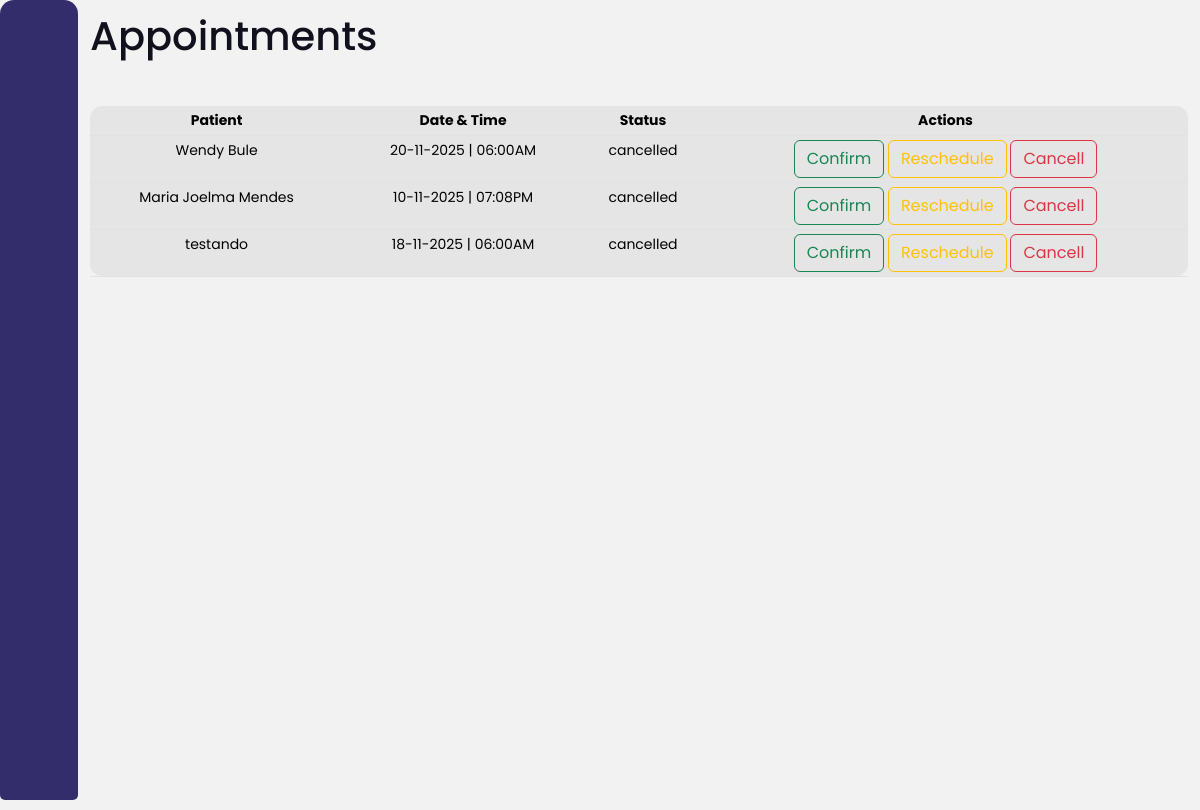
Before: /doctors/appointments (signed in) with the older database file.
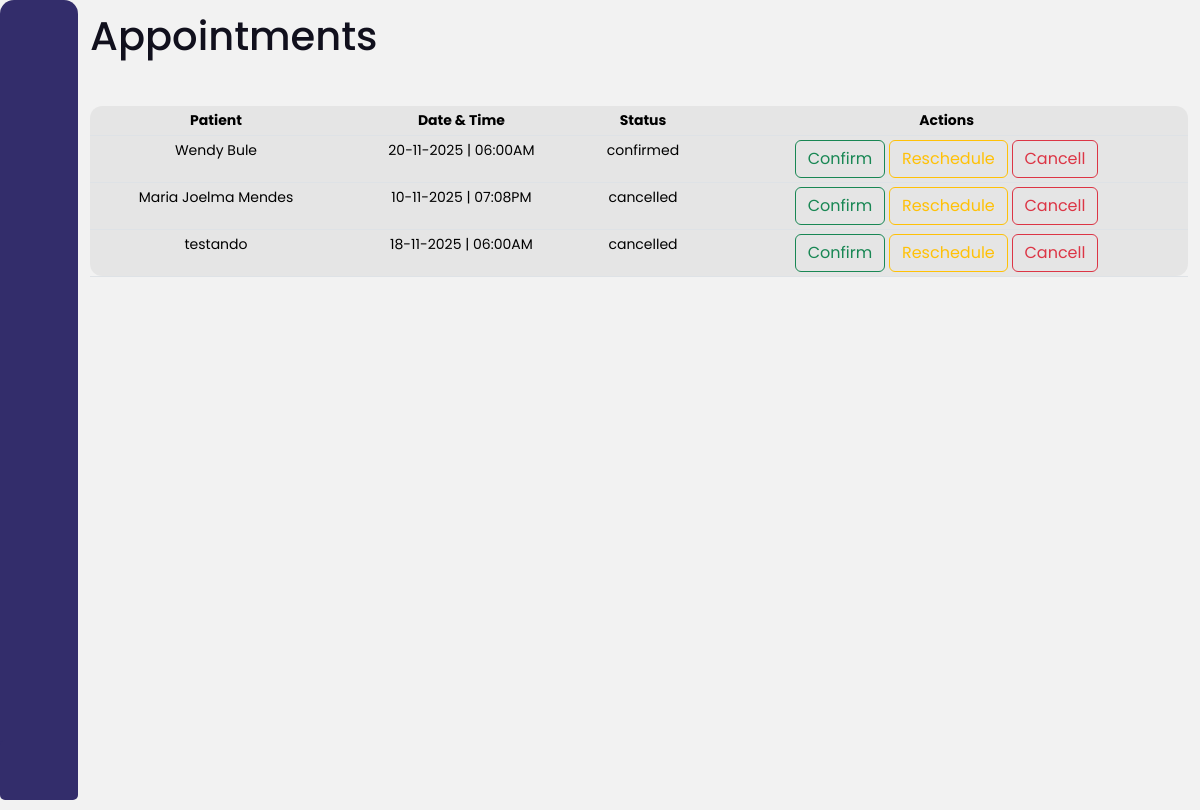
After: the same page with the newer database file.
### appointments/models.py (models this page shows)
class Appointment(models.Model):
    patient = models.ForeignKey(Patient,on_delete=models.CASCADE ,
        related_name='appointments')
    doctor = models.ForeignKey(Doctor, on_delete=models.CASCADE,
        related_name='doctor_appointments')
    date = models.DateTimeField()
    status = models.CharField(max_length=20, choices=[
        ('pending','Pending'),
        ('confirmed','Confirmed'),
        ('cancelled','Cancelled')] , default="-----")

### users/models.py (models this page shows, shortened)
class Patient(models.Model):
    user = models.OneToOneField(User, on_delete=models.CASCADE)
    firstname = models.CharField(max_length=255, default="")
    lastname = models.CharField(max_length=255, default="")
    residence = models.CharField(max_length=50, default="")
    phoneNumber = models.CharField(max_length=14, unique=True, default="+258 ")
    gender = models.CharField(max_length=8, choices=[('m',"Male"),('f','Female')], default="")
    birthDate = models.DateField()
    is_booked = models.BooleanField(default=False)

### users/views.py (the view)
# urls.py: path("doctors/appointments",views.appointmentList, name="doctor_appointment"),
@has_role_decorator('doctor')
@login_required(login_url='logIn')
def appointmentList(request):
    doctor = Doctor.objects.get(user=request.user)
    appointments = Appointment.objects.filter(doctor=doctor).order_by('id')
    context = {
        "appointments":appointments,
    }
    return render(request,"users/appointments.html",context)

### users/templates/users/appointments.html (shortened to what this page needs)
{% extends "doctor-base.html" %}
{% load static %}
{% block links %}
<link rel="stylesheet" href="{% static 'users/style.css' %}">
<link href='https://cdn.boxicons.com/3.0.3/fonts/basic/boxicons.min.css' rel='stylesheet'>
{% endblock links %}
{% block body %}
    {% block main_content %}
        <h1>Appointments</h1>
        <br>
        <div class="table-responsive mx-auto" style="max-width: 1200px;">
            <table class="table table-active table-hover table-sm">
                <thead>
                    <tr>
                        <th class="text-center">Patient</th>
                        <th class="text-center">Date & Time</th>
                        <th class="text-center">Status</th>
                        <th class="text-center">Actions</th>
                    </tr>
                </thead>
                <tbody>
                    {% for appointment in appointments  %}
                        <tr>
                            <td class="text-center" >{{ appointment.patient.firstname  }} {{ appointment.patient.lastname  }}</td>
                            <td class="text-center">{{ appointment.date|date:"d-m-Y | h:iA" }}</td>
                            <td class="text-center">{{ appointment.status }}</td>
                            <td class="text-center">
                                <a href="{% url 'confirm_appointment' appointment.id %}"><button type="button" class="btn btn-outline-success">Confirm</button></a>
                                <a href="{% url 'reschedule_appointment' appointment.id %}"><button type="button" class="btn btn-outline-warning">Reschedule</button></a>
                                <a href="{% url 'cancell_appointment' appointment.id %}"><button type="button" class="btn btn-outline-danger">Cancell</button></a>
                            </td>
                        </tr>
                    {% endfor %}
                </tbody>
            </table>
        </div>
    {% endblock main_content %}
{% endblock body %}

### users/templates/doctor-base.html (shortened to what this page needs)
{% load static %}
<!DOCTYPE html>
<html lang="en">
<head>
    {% block links %}
    {% endblock links %}
    <link href='https://cdn.boxicons.com/3.0.3/fonts/basic/boxicons.min.css' rel='stylesheet'>
    <link href="https://cdn.jsdelivr.net/npm/bootstrap@5.3.8/dist/css/bootstrap.min.css" rel="stylesheet">
    <link href="https://cdn.jsdelivr.net/npm/bootstrap@5.3.2/dist/css/bootstrap.min.css" rel="stylesheet">
    <link rel="stylesheet" href="{% static 'users/style.css' %}">
</head>
<body>
    <div class="sidebar">
        <div class="logo_content">
            <i style="color: #11101d;" class='bx  bx-menu' id="btn"></i>
        </div>
        <ul class="nav_list">
            <li>
                <a href="{% url 'home_doctor' %}">
                </a>
            </li>
            <li>
                <a href="{% url 'doctor_appointment' %}">
                </a>
            </li>
            <li>
                <a href="{% url 'doctor_patients' %}">
                </a>
            </li>
        </ul>
        <div class="profile_content">
            <div class="profile">
                <a href="{% url 'logOut' %}"><i class='bx  bx-arrow-out-left-square-half' id="log_out"></i></a>
            </div>
        </div>
    </div>
    <div class="home_content">
        <div class="text">
            {% block main_content %}
            {% endblock main_content %}
        </div>
    </div>
</body>
</html>

### users/static/users/style.css (style rules this page uses)
* { margin: 0; padding: 0; box-sizing: border-box; }
body { background-color: #F2F2F2; color: #0D0D0D; min-height: 100vh; width: 100%; overflow: hidden; font-family: "Poppins", sans-serif; font-weight: 400; font-style: normal; }
.sidebar { position: relative; height: 100vh; width: 78px; background-color: #332d6b; padding: 6px 16px; transition: all 0.5s ease; color: #11101d; border-radius:14px; }
.sidebar #btn { color: whitesmoke; position: absolute; left: 50%; top: 6px; font-size: 20px; height: 50px; width: 50px; text-align: center; line-height: 50px; transform: translateX(-50%); }
.sidebar ul { margin-top: 20px; }
.sidebar ul li { position: relative; height: 50px; width: 100%; margin: 0; list-style: none; line-height: 50px; }
.sidebar ul li a { color: #11101d; display: flex; align-items: center; text-decoration: none; transition: all 0.5s ease; border-radius: 12px; white-space: nowrap; }
.sidebar .profile_content { position: absolute; color: #fff; bottom: 0; left: 0; width: 100%; background-color: #332d6b; border-radius: 5px; }
.sidebar .profile_content .profile { position: relative; padding: 10px 6px; height: 60px; background: none; transition: all 0.5s ease; }
.profile #log_out { text-decoration: none; color: #11101d; position: absolute; left: 50%; bottom: -10px; transform: translateX(-50%); min-height: 50px; min-width: 80%; line-height: 30px; font-size: 20px; text-align: center; transition: all 0.5s ease; }
.home_content { position: absolute; height: 100%; left: 78px; width: calc(100% - 78px); transition: all 0.5s ease; top: 0; }
.home_content .text { font-size: 25px; font-weight: 400; color: #11101d; margin: 12px; }
.table { font-size: 14px; }
.table thead tr th:first-child { border-top-left-radius: 12px; }
.table thead tr th:last-child { border-top-right-radius: 12px; }
.table tbody tr:last-child td:first-child { border-bottom-left-radius: 12px; }
.table tbody tr:last-child td:last-child { border-bottom-right-radius: 12px; }

Changed rows visible on the page:
changed Appointment "Wendy": status "cancelled" → "confirmed"
